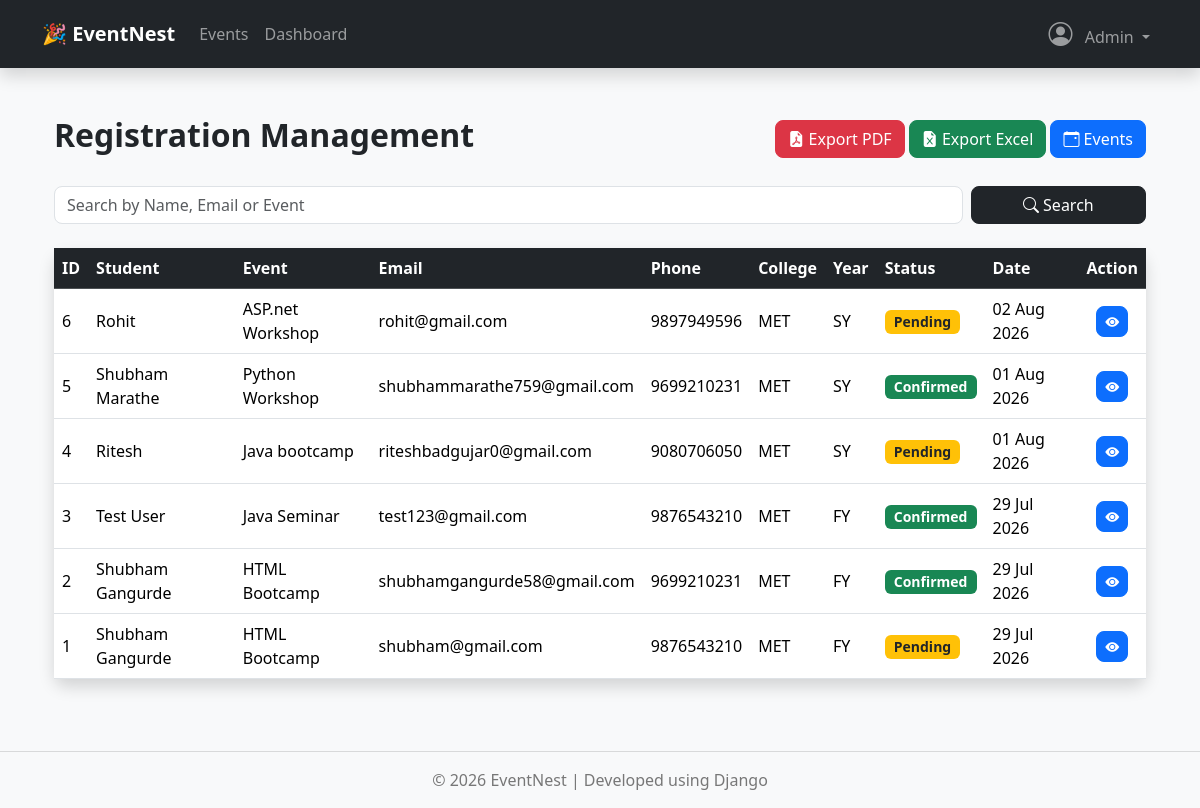
The page /registrations/ (signed in) on the database its author committed.
### accounts/models.py (models this page shows, shortened)
class User(AbstractUser):
    ROLE_CHOICES = [
        ('ADMIN', 'Admin'),
        ('FACULTY', 'Faculty'),
        ('STUDENT', 'Student'),
    ]
    phone = models.CharField(max_length=15, blank=True)
    department = models.CharField(max_length=100, blank=True)
    role = models.CharField(
        max_length=20,
        choices=ROLE_CHOICES,
        default='STUDENT'
    )
    profile_image = models.ImageField(
        upload_to='profile_images/',
        blank=True,
        null=True
    )
    created_at = models.DateTimeField(auto_now_add=True)
    updated_at = models.DateTimeField(auto_now=True)

### registrations/models.py (models this page shows, shortened)
class Registration(models.Model):
    STATUS_CHOICES = [
        ("Pending", "Pending"),
        ("Confirmed", "Confirmed"),
        ("Cancelled", "Cancelled"),
    ]
    YEAR_CHOICES = [
        ("FY", "FY"),
        ("SY", "SY"),
        ("TY", "TY"),
        ("Final", "Final"),
    ]
    event = models.ForeignKey(
        Event,
        on_delete=models.CASCADE,
        related_name="registrations"
    )
    full_name = models.CharField(max_length=150)
    email = models.EmailField()
    phone = models.CharField(max_length=15)
    college = models.CharField(max_length=200)
    department = models.CharField(max_length=100)
    year = models.CharField(
        max_length=20,
        choices=YEAR_CHOICES
    )
    registration_date = models.DateTimeField(auto_now_add=True)
    status = models.CharField(
        max_length=20,
        choices=STATUS_CHOICES,
        default="Pending"
    )
    class Meta:
        ordering = ["-registration_date"]
        constraints = [
            models.UniqueConstraint(
                fields=["event", "email"],
                name="unique_event_registration"
            )
        ]

### events/models.py (models this page shows, shortened)
class Event(models.Model):
    CATEGORY_CHOICES = [
        ("Workshop", "Workshop"),
        ("Seminar", "Seminar"),
        ("Hackathon", "Hackathon"),
        ("Competition", "Competition"),
        ("Webinar", "Webinar"),
    ]
    title = models.CharField(
        max_length=200
    )
    description = models.TextField()
    category = models.CharField(
        max_length=50,
        choices=CATEGORY_CHOICES,
        default="Workshop"
    )
    organizer = models.CharField(
        max_length=150
    )
    venue = models.CharField(
        max_length=150
    )
    event_date = models.DateField()
    registration_deadline = models.DateField(
        default=date.today
    )
    start_time = models.TimeField()
    end_time = models.TimeField()
    total_seats = models.PositiveIntegerField(
        default=0
    )
    available_seats = models.PositiveIntegerField(
        default=0
    )
    event_banner = models.ImageField(
        upload_to="events/",
        blank=True,
        null=True
    )
    status = models.BooleanField(
        default=True,
        help_text="True = Active, False = Inactive"
    )
    created_at = models.DateTimeField(
        auto_now_add=True
    )
    updated_at = models.DateTimeField(
        auto_now=True
    )
    class Meta:
        ordering = ["event_date", "start_time"]
        verbose_name = "Event"
        verbose_name_plural = "Events"

### registrations/views.py (the view)
def registration_list(request):
    query = request.GET.get("q", "")
    registrations = Registration.objects.select_related("event")
    if query:
        registrations = registrations.filter(
            Q(full_name__icontains=query) |
            Q(email__icontains=query) |
            Q(event__title__icontains=query)
        )
    return render(
        request,
        "registrations/registration_list.html",
        {
            "registrations": registrations,
            "query": query
        }
    )

### templates/registrations/registration_list.html (shortened to what this page needs)
{% extends "base.html" %}
{% block content %}
<div class="container py-4">
    <div class="d-flex justify-content-between align-items-center mb-4">
        <h2 class="fw-bold">
            Registration Management
        </h2>
        <div>
            <a href="{% url 'export_registration_pdf' %}"
               class="btn btn-danger">
                <i class="bi bi-file-earmark-pdf-fill"></i>
                Export PDF
            </a>
            <a href="{% url 'export_excel' %}"
                class="btn btn-success">
                    <i class="bi bi-file-earmark-excel-fill"></i>
                    Export Excel
            </a>
            <a href="{% url 'event_list' %}"
               class="btn btn-primary">
                <i class="bi bi-calendar-event"></i>
                Events
            </a>
        </div>
    </div>
    <form method="GET" class="row g-2 mb-4">
        <div class="col-md-10">
            <input
                type="text"
                name="q"
                value="{{ query }}"
                class="form-control"
                placeholder="Search by Name, Email or Event">
        </div>
        <div class="col-md-2">
            <button class="btn btn-dark w-100">
                <i class="bi bi-search"></i>
                Search
            </button>
        </div>
    </form>
    <div class="card shadow border-0">
        <div class="card-body p-0">
            <div class="table-responsive">
                <table class="table table-hover align-middle mb-0">
                    <thead class="table-dark">
                    <tr>
                        <th>ID</th>
                        <th>Student</th>
                        <th>Event</th>
                        <th>Email</th>
                        <th>Phone</th>
                        <th>College</th>
                        <th>Year</th>
                        <th>Status</th>
                        <th>Date</th>
                        <th class="text-center">Action</th>
                    </tr>
                    </thead>
                    <tbody>
                    {% for registration in registrations %}
                    <tr>
                        <td>{{ registration.id }}</td>
                        <td>{{ registration.full_name }}</td>
                        <td>{{ registration.event.title }}</td>
                        <td>{{ registration.email }}</td>
                        <td>{{ registration.phone }}</td>
                        <td>{{ registration.college }}</td>
                        <td>{{ registration.year }}</td>
                        <td>
                            {% if registration.status == "Confirmed" %}
                                <span class="badge bg-success">
                                    Confirmed
                                </span>
                            {% elif registration.status == "Cancelled" %}
                                <span class="badge bg-danger">
                                    Cancelled
                                </span>
                            {% else %}
                                <span class="badge bg-warning text-dark">
                                    Pending
                                </span>
                            {% endif %}
                        </td>
                        <td>
                            {{ registration.registration_date|date:"d M Y" }}
                        </td>
                        <td class="text-center">
                            <a href="{% url 'registration_detail' registration.id %}"
                               class="btn btn-primary btn-sm">
                                <i class="bi bi-eye-fill"></i>
                            </a>
                        </td>
                    </tr>
                    {% endfor %}
                    </tbody>
                </table>
            </div>
        </div>
    </div>
</div>
{% endblock %}

### templates/base.html (shortened to what this page needs)
<!DOCTYPE html>
<html lang="en">
<link rel="stylesheet"
href="https://cdn.jsdelivr.net/npm/bootstrap-icons@1.11.3/font/bootstrap-icons.min.css">
<head>
    {% load static %}
    <link href="https://cdn.jsdelivr.net/npm/bootstrap@5.3.7/dist/css/bootstrap.min.css" rel="stylesheet">
    <link rel="stylesheet" href="{% static 'css/style.css' %}">
</head>
<body>
<nav class="navbar navbar-expand-lg navbar-dark bg-dark shadow">
    <div class="container">
        <a class="navbar-brand fw-bold"
           href="{% url 'home' %}">
            🎉 EventNest
        </a>
        <div class="collapse navbar-collapse"
             id="navbar">
            <ul class="navbar-nav me-auto">
                <li class="nav-item">
                    <a class="nav-link"
                       href="{% url 'event_list' %}">
                        Events
                    </a>
                </li>
                {% if user.is_authenticated %}
                <li class="nav-item">
                    <a class="nav-link"
                       href="{% url 'dashboard' %}">
                        Dashboard
                    </a>
                </li>
                {% endif %}
            </ul>
            <ul class="navbar-nav">
                {% if user.is_authenticated %}
                <li class="nav-item dropdown">
                    <a class="nav-link dropdown-toggle"
                       href="#"
                       data-bs-toggle="dropdown">
                        {% if user.profile_image %}
                        <img src="{{ user.profile_image.url }}"
                             width="35"
                             height="35"
                             class="rounded-circle me-2"
                             style="object-fit:cover;">
                        {% else %}
                        <i class="bi bi-person-circle fs-4 me-2"></i>
                        {% endif %}
                        {{ user.username }}
                    </a>
                </li>
                {% endif %}
            </ul>
        </div>
    </div>
</nav>
<div class="container mt-4">
    {% block content %}
    {% endblock %}
</div>
<footer class="text-center mt-5 mb-3">
    <hr>
    <p>© 2026 EventNest | Developed using Django</p>
</footer>
</body>
</html>

### static/css/style.css (style rules this page uses)
body { background:#f8f9fa; }
.card { border:none; border-radius:12px; }
.btn { border-radius:8px; }
.form-control, .form-select { border-radius:8px; }
footer { color:#777; }
.badge { font-size:14px; }

### rows shown on the page
User: username "Admin"
Registration: id "6", full_name "Rohit", event "ASP.net Workshop", email "rohit@gmail.com", phone "9897949596", college "MET", year "SY", status "Pending", registration_date "02 Aug 2026"
Registration: id "5", full_name "Shubham Marathe", event "Python Workshop", email "shubhammarathe759@gmail.com", phone "9699210231", college "MET", year "SY", status "Confirmed", registration_date "01 Aug 2026"
Registration: id "4", full_name "Ritesh", event "Java bootcamp", email "riteshbadgujar0@gmail.com", phone "9080706050", college "MET", year "SY", status "Pending", registration_date "01 Aug 2026"
Registration: id "3", full_name "Test User", event "Java Seminar", email "test123@gmail.com", phone "9876543210", college "MET", year "FY", status "Confirmed", registration_date "29 Jul 2026"
Registration: id "2", full_name "Shubham Gangurde", event "HTML Bootcamp", email "shubhamgangurde58@gmail.com", phone "9699210231", college "MET", year "FY", status "Confirmed", registration_date "29 Jul 2026"
Registration: id "1", full_name "Shubham Gangurde", event "HTML Bootcamp", email "shubham@gmail.com", phone "9876543210", college "MET", year "FY", status "Pending", registration_date "29 Jul 2026"
